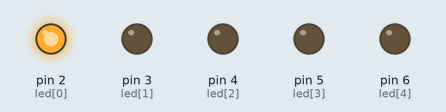
The sketch below on a simulated Arduino Uno, built with avr-gcc and run on an emulated ATmega328P. Parts: output pins drawn as LEDs (lit = HIGH).

Above: at 0.2 s.
At 1.2 s:
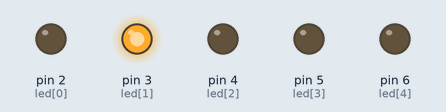
At 2.2 s:
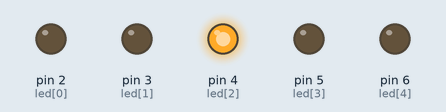
At 4.2 s:
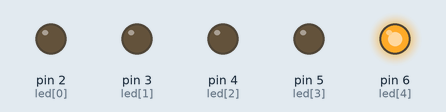
At 5.2 s:
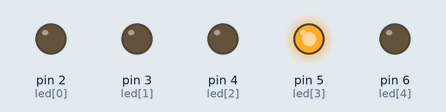
At 9.7 s:
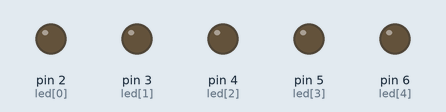
Timing chart, 0 to 10.4 s (numbered marks = the images above):
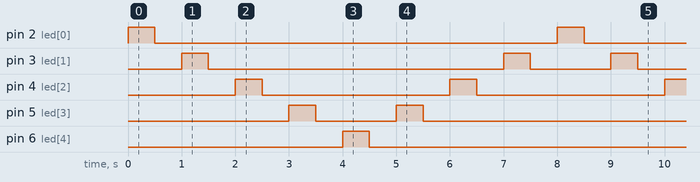

The sketch:

array.ino
```cpp
int led[5] = {2,3,4,5,6};

void setup() {
  for(int i=0;i<5;i++) {
    pinMode(led[i], OUTPUT);
  }
}

void loop() {
  for(int i=0;i<5;i++) {
    digitalWrite(led[i], HIGH);
    delay(500);
    digitalWrite(led[i], LOW);
    delay(500);
    if(i == 4) {
      for(int j=3;j>0;j--) {
        digitalWrite(led[j], HIGH);
    	delay(500);
    	digitalWrite(led[j], LOW);
    	delay(500);
      }
    }
  }
}
```

Measured:
- by itself, pin 2 (led[0]), pin 6 (led[4]): alternates HIGH for 0.50 s and LOW for 7.5 s
- by itself, pin 3 (led[1]): repeats every 8.0 s: LOW 5.5 s, HIGH 0.50 s, LOW 1.5 s, HIGH 0.50 s
- by itself, pin 4 (led[2]): alternates HIGH for 0.50 s and LOW for 3.5 s
- by itself, pin 5 (led[3]): repeats every 8.0 s: LOW 1.5 s, HIGH 0.50 s, LOW 5.5 s, HIGH 0.50 s
